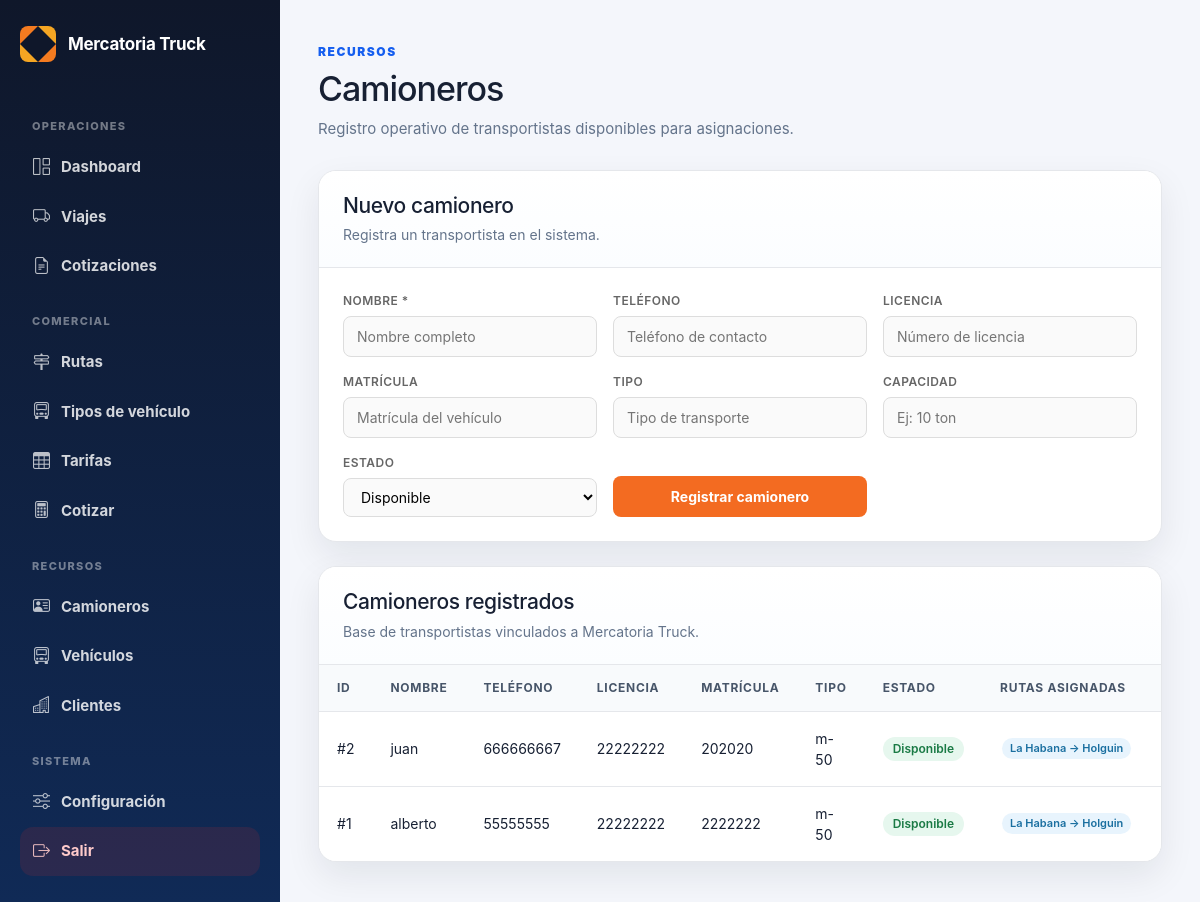
Before: /admin/camioneros (signed in) with the older database file.
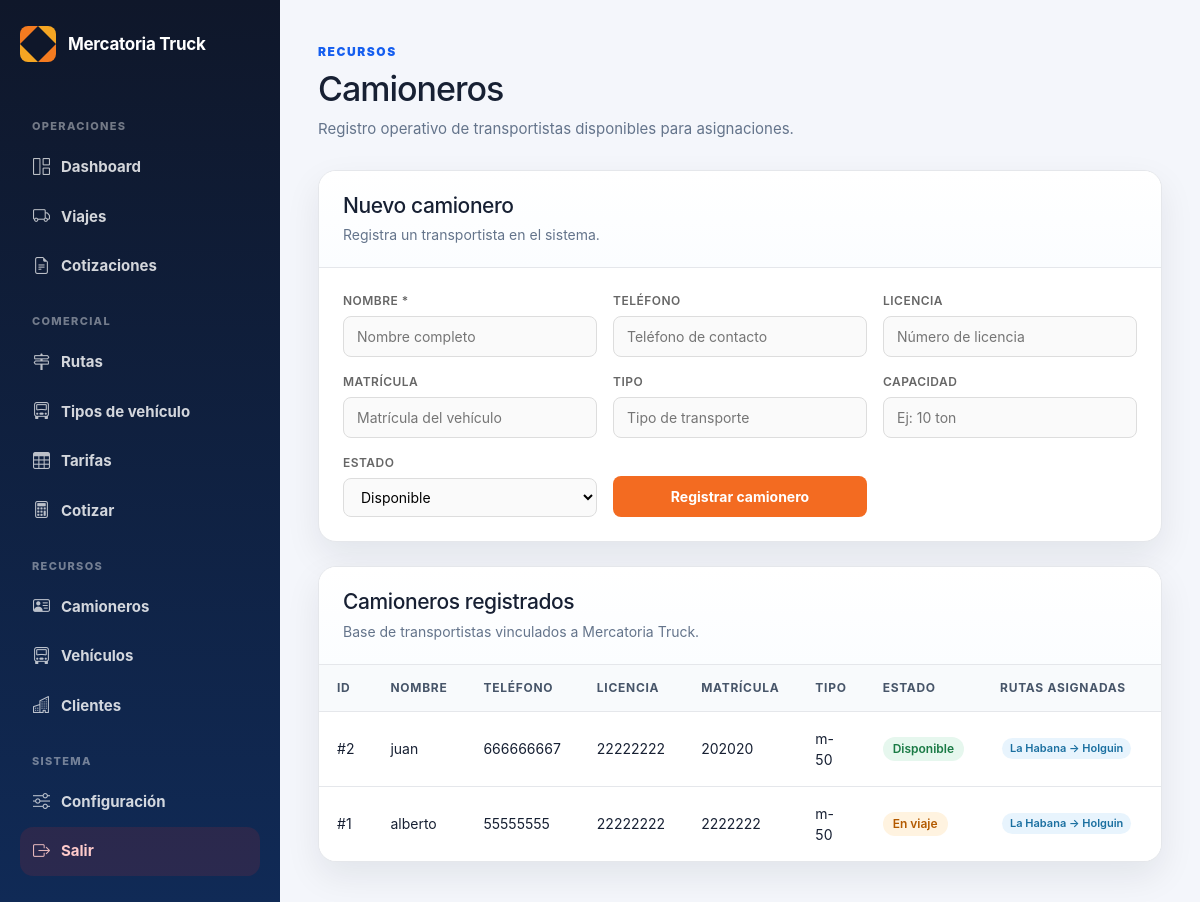
After: the same page with the newer database file.
### tables this page shows
CREATE TABLE camioneros (
        id INTEGER PRIMARY KEY AUTOINCREMENT,
        nombre TEXT,
        telefono TEXT,
        licencia TEXT,
        matricula TEXT,
        tipo TEXT,
        capacidad TEXT,
        estado TEXT DEFAULT 'Disponible',
        activo INTEGER DEFAULT 1,
        fecha_creacion TEXT DEFAULT CURRENT_TIMESTAMP
    );

### routes/admin.py (the view, shortened to what this page needs)
@admin_bp.route("/camioneros", methods=["GET", "POST"])
def admin_camioneros():
    if not requiere_admin():
        return redirect("/login")
    conexion = conectar()
    cursor = conexion.cursor()
    cursor.execute("""
        SELECT id, nombre, telefono, licencia, matricula, tipo, capacidad, estado
        FROM camioneros
        ORDER BY id DESC
    """)
    lista = cursor.fetchall()
    conexion.close()
    rutas_por_camionero = {c["id"]: get_rutas_por_camionero(c["id"]) for c in lista}
    return render_template(
        "admin/camioneros.html",
        lista=lista,
        estados=CAMIONERO_ESTADOS,
        rutas_por_camionero=rutas_por_camionero,
    )

### database.py (called while the page is built)
def conectar():
    con = sqlite3.connect(DATABASE_NAME)
    con.row_factory = sqlite3.Row
    return con

### routes/admin.py (called while the page is built)
def conectar():
    conexion = sqlite3.connect("mercatoria.db")
    conexion.row_factory = sqlite3.Row
    return conexion

def requiere_admin():
    return "usuario" in session and session.get("rol") in ["admin", "operador"]

### services/comercial_service.py (called while the page is built)
def get_rutas_por_camionero(camionero_id):
    con = conectar()
    cur = con.cursor()
    cur.execute("""
        SELECT r.id, r.origen, r.destino, r.km_oficiales, r.zona
        FROM rutas r
        JOIN camionero_ruta cr ON cr.ruta_id = r.id
        WHERE cr.camionero_id = ? AND r.activa = 1
        ORDER BY r.origen, r.destino
    """, (camionero_id,))
    rows = cur.fetchall()
    con.close()
    return rows

### templates/admin/camioneros.html (shortened to what the changed rows need)
{% extends "admin/base_admin.html" %}
{% block contenido %}
<div class="page-header">
    <div>
        <h1>Camioneros</h1>
    </div>
</div>
<section class="panel" style="margin-bottom: 24px;">
    <div class="panel-header">
        <div>
            <h2>Nuevo camionero</h2>
        </div>
    </div>
</section>
<section class="panel">
    <div class="panel-header">
        <div>
            <h2>Camioneros registrados</h2>
        </div>
    </div>
    <div class="table-wrapper">
        <table class="data-table">
            <thead>
                <tr>
                    <th>ID</th>
                    <th>Nombre</th>
                    <th>Teléfono</th>
                    <th>Licencia</th>
                    <th>Matrícula</th>
                    <th>Tipo</th>
                    <th>Estado</th>
                    <th>Rutas asignadas</th>
                    <th>Acciones</th>
                </tr>
            </thead>
            <tbody>
                {% for c in lista %}
                <tr>
                    <td>#{{ c["id"] }}</td>
                    <td>{{ c["nombre"] }}</td>
                    <td>{{ c["telefono"] or "—" }}</td>
                    <td>{{ c["licencia"] or "—" }}</td>
                    <td>{{ c["matricula"] or "—" }}</td>
                    <td>{{ c["tipo"] or "—" }}</td>
                    <td>
                        <span class="estado-pill estado-{{ c['estado']|lower|replace(' ', '-') }}">
                            {{ c["estado"] or "—" }}
                        </span>
                    </td>
                    <td class="td-rutas">
                        {% set rutas_c = rutas_por_camionero[c["id"]] %}
                        {% if rutas_c %}
                            {% for r in rutas_c %}
                            <span class="ruta-pill" title="{{ r['km_oficiales'] }} km">
                                {{ r["origen"] }} → {{ r["destino"] }}
                            </span>
                            {% endfor %}
                        {% else %}
                            <span class="sin-rutas">Sin rutas</span>
                        {% endif %}
                    </td>
                    <td class="td-acciones">
                    </td>
                </tr>
                {% else %}
                <tr>
                    <td colspan="9" class="empty-state">No hay camioneros registrados.</td>
                </tr>
                {% endfor %}
            </tbody>
        </table>
    </div>
</section>
{% endblock %}

Changed rows visible on the page:
changed camioneros "alberto": estado "Disponible" → "En viaje"
